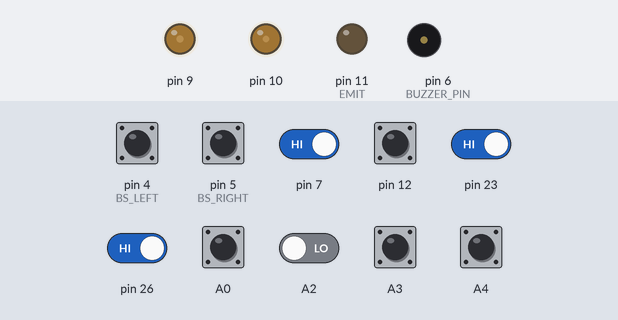
Bench run of a sketch on a simulated Arduino Mega 2560, built with avr-gcc and run on an emulated ATmega2560. On the bench: output pins drawn as LEDs (lit = HIGH), buzzer (waves = sounding, pin HIGH). Inputs (shaded band) come from the test bench; at power-on: pin 7, pin 23, pin 26 HIGH, A0, A2–4, pin 4 (BS_LEFT), pin 5 (BS_RIGHT), pin 12 LOW. What the sketch prints to the serial monitor is not drawn.

Above: at 4.28 s.
4.3 s: pin 4 (BS_LEFT) pulled HIGH for 0.15 s
At 5.1 s:
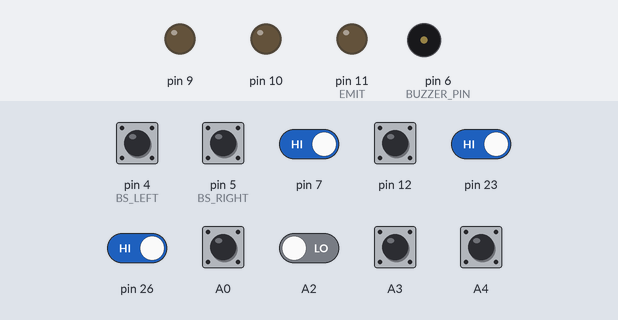
At 14.2 s:
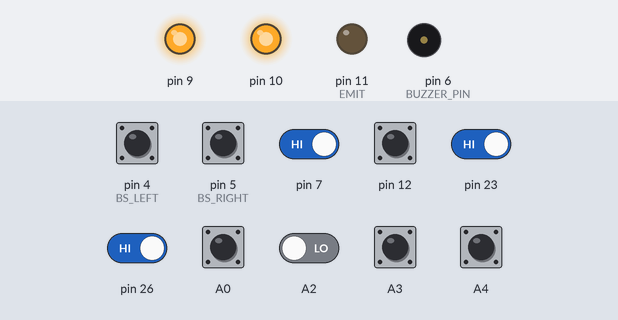
Timing chart, 0 to 15.7 s (numbered marks = the images above; inputs shaded):
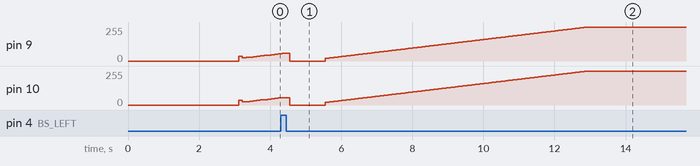

The sketch:

perimeter_calculation.ino
```cpp
#include "motors.h"
#include "encoders.h"
#include "pid.h"
#include "linesensor.h"
#include "kinematics.h"
#include "bumpsensor.h"
//#include "bumpsensor1.h"
#include <math.h>

#define BUZZER_PIN 6
#define INITIAL_STATE 0
#define JOIN_THE_LINE 1
#define FOLLOW_THE_LINE 2
#define DRIVE_10CM 3
#define ROTATE_180DEGREE 4
#define DRIVE_FORWARDS 5
#define COME_BACK 6
#define TAKE_RIGHT 7
#define DRIVE_BACK 8
#define TAKE_LEFT 9
#define END 10

Motors_c motors;

LineSensor_c linesensor;
BumpSensor_c bumpsensor;

Kinematics_c kinematics_origin;
Kinematics_c kinematics_traverse_line;
Kinematics_c kinematics_reference;

PID_c spd_pid_left; // speed PID controller left
PID_c spd_pid_right; //speed PID controller right
PID_c heading; //
PID_c reference; // PID for angle calculations
PID_c right_turn;
PID_c rotate;

unsigned long update_ts; // timestamp
unsigned long pid_test_ts;

unsigned long pass_time;
unsigned long diff_time;
unsigned long program_time;

float avg_e1_spd; // low pass filter speed
float avg_e0_spd;

long count_e1_last; // for difference in encoder counts
long count_e0_last;

long right_encoder;
long left_encoder;

long currentLeft, currentRight; //for coming back

float X1=0;
float X2=0;
float X3=0;
float X4=0;
float Y1;
float Y2;
float Y3;
float Y4;
float demand_wheels;
float demand_heading;
float demand_theta;
float theta_diff;
int state = 0;
float pwm_left;
float pwm_right;
float drive_distance;
float angle_rotated;
long u_turn_right;
long u_turn_left;
bool a = true;
bool b = true;
bool c = true;
bool d = true;
bool e = true;
bool f = true;
bool g = true;
bool h = true;
bool i = true;
int n = -11;

float pwm_heading;
float e_line;
float current_theta;

// put your setup code here, to run once:
void setup() {
  pinMode(BUZZER_PIN, OUTPUT);
  // set up motors
  motors.initialise();

  kinematics_origin.initialise();
  kinematics_traverse_line.initialise();
  kinematics_reference.initialise();

  // Encoder setup
  setupEncoder0();
  setupEncoder1();

  bumpsensor.initialise();
  //linesensor.initialise();
  linesensor.caliberation();
  //Set up kp, ki, kd
  spd_pid_left.initialise(0.6, 0.001, 50);
  spd_pid_right.initialise(0.6, 0.001, 50);
  heading.initialise(0.1, 0, 0);
  right_turn.initialise(1, 0, 0);
  rotate.initialise(5, 0, 0);

  avg_e1_spd = 0.0;

  demand_wheels = 0.36;
  demand_heading = 0;
  drive_distance = 0;
  Serial.begin(9600);
  delay(1000);
  Serial.println("***RESET***");

  update_ts = millis();
  //update_elapsed_distance = millis();
  //drive_time = 0;

  //set initial value for our last e1 count within the loop
  count_e1_last = count_e1;
  count_e0_last = count_e0;

  motors.setMotorPower(0, 0);
  e_line = 0;

  //Reset PID before use it.
  spd_pid_left.reset();
  spd_pid_right.reset();
  heading.reset();
  right_turn.reset();

  pid_test_ts = millis();

  state = INITIAL_STATE;

}

// put your main code here, to run repeatedly:

void loop() {
  //program_time = millis();
  /*if (count_e0 < 600 && count_e1 < 600) {
    calculate_speed();
    e_line = linesensor.e_line;
    pwm_heading = heading.update(demand_heading, e_line);
    pwm_left = spd_pid_left.update(0.45 + pwm_heading, avg_e1_spd);
    pwm_right = spd_pid_right.update(0.45 - pwm_heading, avg_e0_spd);
    motors.setMotorPower(pwm_left / 0.018, pwm_right / 0.018);
    linesensor.getLineError();
    }
    else {
    come_back();

    }*/
  //linesensor.readLineSensor();
  bumpsensor.readBumpSensor();
  updatestatus();
  if (state == INITIAL_STATE) {
    initial_state();
  }
  /*else if (state == TAKE_RIGHT){
    take_right();
    }
    else if (state == TAKE_LEFT){
    take_left();
    }
    else if (state == FOLLOW_THE_LINE){
    follow_the_line();
    }
    else if (state == ROTATE_180DEGREE){
    rotate_180degree();
    }*/
  else if (state == COME_BACK) {
    come_back_1();
  }
}

void updatestatus() {
  //linesensor.getLineError();
  kinematics_origin.kinematics_cal();
  //Serial.println(kinematics_origin.X_M);
  //Serial.println(kinematics_origin.Y_M);
  if (state != COME_BACK) {
    /*if ((linesensor.real_sensor_read[3] == 1 && linesensor.real_sensor_read[4] == 1) || (linesensor.real_sensor_read[4] > linesensor.real_sensor_read[3])) {
      state = TAKE_RIGHT;
      }
      else if ((linesensor.real_sensor_read[3] > linesensor.real_sensor_read[4])) {
      state = TAKE_LEFT;
      }
      else if (linesensor.sum > 0) { // && linesensor.real_sensor_read[3]==0 && linesensor.real_sensor_read[4]==0){
      state = FOLLOW_THE_LINE;
      }
      else if (linesensor.sum_all == 0 && state != INITIAL_STATE && program_time < 10000) {
      state = ROTATE_180DEGREE;
      }*/
    if (bumpsensor.real_sensor_read[0] == 1 || bumpsensor.real_sensor_read[1] == 1) {
      //analogWrite(BUZZER_PIN,5);
      state = COME_BACK;
      long u_turn_right = count_e0;
      long u_turn_left = count_e1;
    }
    else if (state == INITIAL_STATE) {
      state = INITIAL_STATE;
    }
  }
  else if ( state == COME_BACK) {
    state = COME_BACK;
  }
}

void initial_state() {
  //if (linesensor.sum_all == 0) {
  calculate_speed();
  //e_line = linesensor.e_line;
  pwm_heading = heading.update(demand_heading, 0);
  pwm_left = spd_pid_left.update(0.53 + pwm_heading, avg_e1_spd);
  pwm_right = spd_pid_right.update(0.54 - pwm_heading, avg_e0_spd);
  motors.setMotorPower(pwm_left / 0.018, pwm_right / 0.018);
  //linesensor.getLineError();
  //}
  //motors.setMotorPower(0,0);
}

void take_right() {
  motors.setMotorPower(17, -17);
}

void take_left() {
  motors.setMotorPower(-17, +17);
}

void follow_the_line() {
  calculate_speed();
  e_line = linesensor.e_line;
  pwm_heading = heading.update(demand_heading, e_line);
  pwm_left = spd_pid_left.update(0.3 + pwm_heading, avg_e1_spd);
  pwm_right = spd_pid_right.update(0.3 - pwm_heading, avg_e0_spd);
  motors.setMotorPower(pwm_left / 0.018, pwm_right / 0.018);
}

void rotate_180degree() {
  motors.setMotorPower(-20, +20);
}

void come_back_1() {
  while (d == true) {
    while (a == true) {
      motors.setMotorPower(0, 0);
      delay(1000);
      a = false;
    }
    X1 = ((count_e0 / 2) + (count_e1 / 2))*0.28;
    Y1 = kinematics_origin.X_M;
    kinematics_origin.kinematics_cal();
    demand_theta = 180;
    current_theta = kinematics_origin.R_M;
    while (kinematics_origin.R_M < 1.57) {
      if (h == true) {
        spd_pid_left.reset();
        spd_pid_right.reset();
        rotate.reset();
        spd_pid_left.initialise(0.6, 0.001, 50);
        spd_pid_right.initialise(0.6, 0.001, 50);
        rotate.initialise(3, 0, 0);
        h = false;
      }
      calculate_speed();
      current_theta = kinematics_origin.R_M;
      pwm_heading = rotate.update(demand_theta / 2463.7194, current_theta / 2463.7194);
      pwm_left = spd_pid_left.update(+0.36 + pwm_heading, avg_e1_spd);
      pwm_right = spd_pid_right.update(-0.36 - pwm_heading, avg_e0_spd);
      motors.setMotorPower(pwm_left / 0.018, pwm_right / 0.018);
      kinematics_origin.kinematics_cal();
    }
    while (i == true) {
      motors.setMotorPower(0, 0);
      delay(100);
      i = false;
    }
    bumpsensor.readBumpSensor();
    while (bumpsensor.real_sensor_read[0] == 0 || bumpsensor.real_sensor_read[1] == 0) {
      //motors.setMotorPower(25, 25);
      diff_time = millis() - pass_time;
      if (b == true) {
        spd_pid_left.reset();
        spd_pid_right.reset();
        heading.reset();
        spd_pid_left.initialise(0.6, 0.001, 50);
        spd_pid_right.initialise(0.6, 0.001, 50);
        heading.initialise(0.1, 0, 0);
        b = false;
      }
      calculate_speed();
        //pwm_heading = rotate.update(demand_theta/2463.7194,current_theta/2463.7194);
        pwm_heading = heading.update(0, 0);
        pwm_left = spd_pid_left.update(+0.36 + pwm_heading, avg_e1_spd);
        pwm_right = spd_pid_right.update(0.36 - pwm_heading, avg_e0_spd);
        motors.setMotorPower(pwm_left / 0.018, pwm_right / 0.018);
      bumpsensor.readBumpSensor();
    }
    X2 = ((count_e0 / 2) + (count_e1 / 2))*0.28;
    kinematics_origin.kinematics_cal();
    demand_theta = 180;
    current_theta = kinematics_origin.R_M;
    while (kinematics_origin.R_M < 3.14) {
      if (c == true) {
        spd_pid_left.reset();
        spd_pid_right.reset();
        rotate.reset();
        spd_pid_left.initialise(0.6, 0.001, 50);
        spd_pid_right.initialise(0.6, 0.001, 50);
        rotate.initialise(3, 0, 0);
        c = false;
      }
      calculate_speed();
      current_theta = kinematics_origin.R_M;
      pwm_heading = rotate.update(demand_theta / 2463.7194, current_theta / 2463.7194);
      pwm_left = spd_pid_left.update(+0.36 + pwm_heading, avg_e1_spd);
      pwm_right = spd_pid_right.update(-0.36 - pwm_heading, avg_e0_spd);
      motors.setMotorPower(pwm_left / 0.018, pwm_right / 0.018);
      kinematics_origin.kinematics_cal();
    }
    while (e == true) {
      motors.setMotorPower(0, 0);
      delay(100);
      e = false;
    }
    bumpsensor.readBumpSensor();
    while (bumpsensor.real_sensor_read[0] == 0 || bumpsensor.real_sensor_read[1] == 0) {
      //motors.setMotorPower(25, 25);
      diff_time = millis() - pass_time;
      if (e == true) {
        spd_pid_left.reset();
        spd_pid_right.reset();
        heading.reset();
        spd_pid_left.initialise(0.6, 0.001, 50);
        spd_pid_right.initialise(0.6, 0.001, 50);
        heading.initialise(0.1, 0, 0);
        e = false;
      }
      calculate_speed();
        //pwm_heading = rotate.update(demand_theta/2463.7194,current_theta/2463.7194);
        pwm_heading = heading.update(demand_heading, 0);
        pwm_left = spd_pid_left.update(+0.36 + pwm_heading, avg_e1_spd);
        pwm_right = spd_pid_right.update(0.36 - pwm_heading, avg_e0_spd);
        motors.setMotorPower(pwm_left / 0.018, pwm_right / 0.018);
      bumpsensor.readBumpSensor();
    }
    X3 = ((count_e0 / 2) + (count_e1 / 2))*0.28;
    kinematics_origin.kinematics_cal();
    demand_theta = 180;
    current_theta = kinematics_origin.R_M;
    while (kinematics_origin.R_M < 4.71) {
      if (f == true) {
        spd_pid_left.reset();
        spd_pid_right.reset();
        rotate.reset();
        spd_pid_left.initialise(0.6, 0.001, 50);
        spd_pid_right.initialise(0.6, 0.001, 50);
        rotate.initialise(3, 0, 0);
        f = false;
      }
      calculate_speed();
      current_theta = kinematics_origin.R_M;
      pwm_heading = rotate.update(demand_theta / 2463.7194, current_theta / 2463.7194);
      pwm_left = spd_pid_left.update(+0.36 + pwm_heading, avg_e1_spd);
      pwm_right = spd_pid_right.update(-0.36 - pwm_heading, avg_e0_spd);
      motors.setMotorPower(pwm_left / 0.018, pwm_right / 0.018);
      kinematics_origin.kinematics_cal();
    }
    while (g == true) {
      motors.setMotorPower(0, 0);
      delay(100);
      g = false;
    }
    bumpsensor.readBumpSensor();
    while (bumpsensor.real_sensor_read[0] == 0 || bumpsensor.real_sensor_read[1] == 0) {
      //motors.setMotorPower(25, 25);
      diff_time = millis() - pass_time;
      if (g == true) {
        spd_pid_left.reset();
        spd_pid_right.reset();
        heading.reset();
        spd_pid_left.initialise(0.6, 0.001, 50);
        spd_pid_right.initialise(0.6, 0.001, 50);
        heading.initialise(0.1, 0, 0);
        g = false;
      }
      calculate_speed();
        //pwm_heading = rotate.update(demand_theta/2463.7194,current_theta/2463.7194);
        pwm_heading = heading.update(demand_heading, 0);
        pwm_left = spd_pid_left.update(+0.36 + pwm_heading, avg_e1_spd);
        pwm_right = spd_pid_right.update(0.36 - pwm_heading, avg_e0_spd);
        motors.setMotorPower(pwm_left / 0.018, pwm_right / 0.018);
      bumpsensor.readBumpSensor();
    }
    X4 = ((count_e0 / 2) + (count_e1 / 2))*0.28;
    d = false;
  }
  Serial.print(X1);
  Serial.print(",");
  Serial.print(X2);
  Serial.print(",");
  Serial.print(X3);
  Serial.print(",");
  Serial.print(X4);
  Serial.print("\n");
  motors.setMotorPower(0, 0);
}


void calculate_speed() {
  unsigned long elapsed; // calculate difference in time

  //last time, current time.
  elapsed = millis() - update_ts;

  // calculate speed estimate
  if (elapsed > 20) { //every 20 ms
    update_ts = millis();

    long diff_e1; // difference in encoder counts
    float e1_speed; // speed calculator for e1.
    long diff_e0;
    float e0_speed;

    // calculate difference in e1.
    diff_e1 = count_e1 - count_e1_last;
    count_e1_last = count_e1;

    diff_e0 = count_e0 - count_e0_last;
    count_e0_last = count_e0;

    //encoder counts per ms
    e1_speed = (float)diff_e1;
    e1_speed /= (float)elapsed; //actual elapsed ms.

    e0_speed = (float)diff_e0;
    e0_speed /= (float)elapsed; //actual elapsed ms.

    avg_e1_spd = ( avg_e1_spd * 0.7 ) + ( e1_speed * 0.3 );
    avg_e0_spd = ( avg_e0_spd * 0.7 ) + ( e0_speed * 0.3 );
  }
}
```

bumpsensor.h
```cpp
// this #ifndef stops this file
// from being included mored than
// once by the compiler.
#ifndef _BUMPSENSOR_H
#define _BUMPSENSOR_H

#define BS_LEFT 4
#define BS_RIGHT 5

#define NB_BS_PINS 2
//#define caliberation_range 20

#define EMIT 11

// Class to operate the linesensor(s).
class BumpSensor_c {
  public:
    int bs_pin[NB_BS_PINS] = {BS_LEFT, BS_RIGHT};
    float sensor_read[ NB_BS_PINS ];

    float minimum_value[NB_BS_PINS];
    float maximum_value[NB_BS_PINS];
    float previous_minimum[NB_BS_PINS];
    float previous_maximum[NB_BS_PINS];
    unsigned long previous_values[NB_BS_PINS];
    float range[NB_BS_PINS];
    float s_factor[NB_BS_PINS] = {0.00, 0.00}; //{0.000340483,0.000357142,0.000314960,0.000539083,0.000324675};
    float bias[NB_BS_PINS] = {0, 0}; //{728,660,780,885,1070};
    long previous_range[NB_BS_PINS];
    long real_range[NB_BS_PINS];
    float real_sensor_read[ NB_BS_PINS ];

    long right_encoder;
    long left_encoder;

    // Constructor, must exist.
    BumpSensor_c() {
    }

    void initialise() {
      pinMode(BS_LEFT, INPUT);
      pinMode(BS_RIGHT, INPUT);
      pinMode(EMIT, OUTPUT);

      digitalWrite(EMIT, LOW);
      digitalWrite(BS_LEFT, HIGH);
      digitalWrite(BS_RIGHT, HIGH);

      range[0] = 0;
      range[1] = 0;
      range[2] = 0;
      range[3] = 0;
      range[4] = 0;

      minimum_value[0] = 999.00;
      minimum_value[1] = 649.00;

      maximum_value[0] = 0;
      maximum_value[1] = 0;

      previous_minimum[0] = 1199.00;
      previous_minimum[1] = 1199.00;

      previous_maximum[0] = 1199.00;
      previous_maximum[1] = 1199.00;
    }

    void readBumpSensor() {
      pinMode(bs_pin[0], OUTPUT);
      pinMode(bs_pin[1], OUTPUT);
      digitalWrite(bs_pin[0], HIGH);
      digitalWrite(bs_pin[1], HIGH);

      delayMicroseconds(10);

      pinMode(bs_pin[0], INPUT);
      pinMode(bs_pin[1], INPUT);

      int which;

      unsigned long start_time;
      start_time = micros();

      unsigned long start_time_1;
      start_time_1 = micros();


      sensor_read[0] = 0.00;
      sensor_read[1] = 0.00;

      real_sensor_read[0] = 0;
      real_sensor_read[1] = 0;

      int remaining = NB_BS_PINS;
      unsigned long timeout = 2500;
      while ( remaining > 0 ) {
        unsigned long current_time = micros();
        unsigned long elapsed_time = current_time - start_time;
        for ( which = 0; which < NB_BS_PINS; which++ ) {
          if (digitalRead( bs_pin[ which ] ) == LOW ) {
            if (sensor_read[ which ] == 0) {
              sensor_read[which] = elapsed_time;
              remaining = remaining - 1;
            }
          }
        }
      }
      if (sensor_read[0] < 1000) { //|| sensor_read[1]<650){
        minimum_value[0] = sensor_read[0];
        bias[0] = minimum_value[0];
      }
      else if (sensor_read[0] > 1000) { // || sensor_read[1]>650){
        maximum_value[0] = sensor_read[0];
      }
      range[0] = maximum_value[0] - minimum_value[0];
      s_factor[0] = ((float)1.00 / ((float)range[0]));
      real_sensor_read[0] = ((float)abs((float)sensor_read[0] - (float)bias[0])) / (float)range[0];

      if (sensor_read[1] < 650) { //|| sensor_read[1]<650){
        minimum_value[1] = sensor_read[1];
        bias[1] = minimum_value[1];
      }
      else if (sensor_read[1] > 650) { // || sensor_read[1]>650){
        maximum_value[1] = sensor_read[1];
      }
      range[1] = maximum_value[1] - minimum_value[1];
      s_factor[1] = ((float)1.00 / ((float)range[1]));
      real_sensor_read[1] = ((float)abs((float)sensor_read[1] - (float)bias[1])) / (float)range[1];

      //Weight measurement
      //Serial.print(sensor_read[0]);
      //Serial.print(",");
      //Serial.print(real_sensor_read[0]);
      //Serial.print(",");
      /*Serial.print(bias[0]);
      Serial.print(",");
      Serial.print(minimum_value[0]);
      Serial.print(",");
      Serial.print(maximum_value[0]);
      Serial.print(",");
      Serial.print(range[0]);
      Serial.print(",");
      Serial.println(s_factor[0]);

      Serial.print(sensor_read[1]);
      Serial.print(",");*/
      //Serial.println(real_sensor_read[1]);
      /*Serial.print(",");
      Serial.print(bias[1]);
      Serial.print(",");
      Serial.print(minimum_value[1]);
      Serial.print(",");
      Serial.print(maximum_value[1]);
      Serial.print(",");
      Serial.print(range[1]);
      Serial.print(",");
      Serial.println(s_factor[1]);*/
      // Delay, just so that we have time toread the
      // values when using Serial.print().
      delay(100);
    }
};


#endif
```

Source omitted: encoders.h (9573 bytes), kinematics.h (4981 bytes), linesensor.h (13487 bytes), motors.h (2279 bytes), pid.h (2991 bytes)
